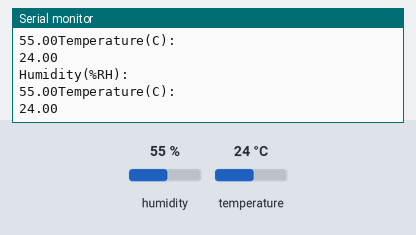
A sketch run on a simulated Arduino Uno, built with avr-gcc and run on an emulated ATmega328P. Parts: the last lines printed to the serial monitor. Wiring (inferred from the names in the program): HTU21/Si7021 sensor at I2C address 0x40. Inputs (shaded band) come from the test bench; at power-on: humidity 55 %, temperature 24 °C.

Above: at 2.1 s.
2.2 s: humidity set to 22 %
At 2.51 s:
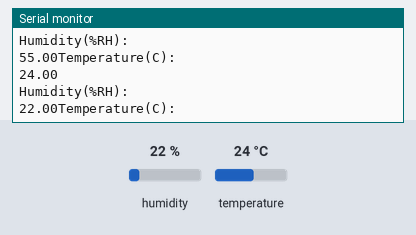
3.9 s: temperature set to 12 °C
At 3.9 s:
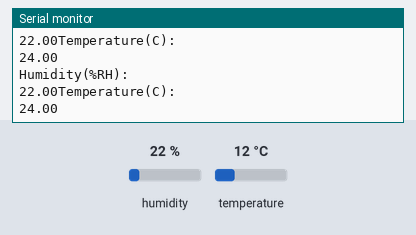
5.6 s: humidity set to 40 %
At 6.6 s:
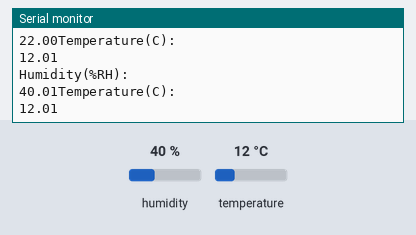
Timing chart, 0 to 8.6 s (numbered marks = the images above; inputs shaded):
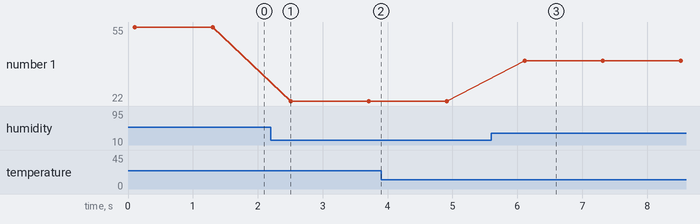

The sketch:

ReadSHT2x.ino
```cpp
/****************************************************************
 * ReadSHT2x
 *  An example sketch that reads the sensor and prints the
 *  relative humidity to the PC's serial port
 *
 *  Tested with:
 *    - SHT21-Breakout Humidity sensor from Modern Device
 *    - SHT2x-Breakout Humidity sensor from MisensO Electronics
 ***************************************************************/

#include <Wire.h>
#include <SHT2x.h>


void setup()
{
  Wire.begin();
  Serial.begin(115200);
}

void loop()
{
  Serial.println("Humidity(%RH): ");
  Serial.print(SHT2x.GetHumidity());
  Serial.println("Temperature(C): ");
  Serial.println(SHT2x.GetTemperature());

  delay(1000);
}
```

Measured:
- after the input at 2.2 s, the serial monitor: prints a new line after 0.31 s (image 1)
- after the input at 5.6 s, the serial monitor: prints a new line after 0.51 s (image 3)
- plotted number 1: 55 → 22 after the input at 2.2 s, 22 → 40.01 after the input at 5.6 s
